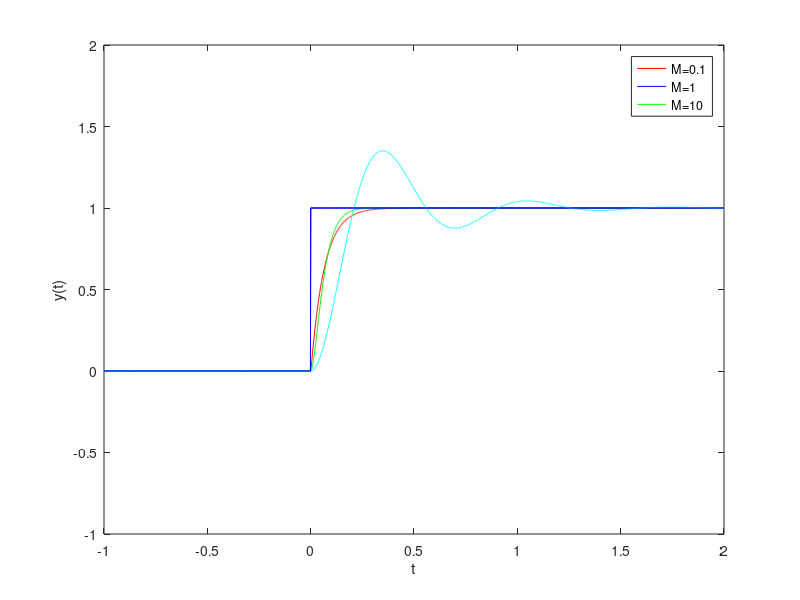

MATLAB code to generate this figure:
%function susp(M, k, beta);
% SUSP Simulate suspension
% susp(M, k, beta)
%
% % Produces a plot of the displacement of the suspension, x,
% as a function of time, given parameters
% M (mass), k (spring constant) and beta (damping)
%
% Farnam Adelkhani (9-23-2016)

clc;
M=[0.1,1,10];
K=[90,900,9000];
Beta=[6,30,60,400];
%   #9 M varies
F=K(2);
t=-1:0.001:2;
f=[zeros(1,1000),ones(1,2001)];
    sys=tf(F/M(1),[1 Beta(3)/M(1) K(2)/M(1)]);
    y=lsim(sys,f,t);

    
plot(t,y,'r',t,f,'b');
xlabel('t');
ylabel('y(t)');
ylim([-1 2]);
warning off;
hold on

    sys=tf(F/M(2),[1 Beta(3)/M(2) K(2)/M(2)]);
    y=lsim(sys,f,t);
plot(t,y,'g',t,f,'b');
xlabel('t');
ylabel('y(t)');
ylim([-1 2]);
warning off;

    sys=tf(F/M(3),[1 Beta(3)/M(3) K(2)/M(3)]);
    y=lsim(sys,f,t);
plot(t,y,'c',t,f,'b');
xlabel('t');
ylabel('y(t)');
ylim([-1 2]);
warning off;
legend('M=0.1','M=1','M=10')
%As the mass approaches 1, the system becomes critically damped
